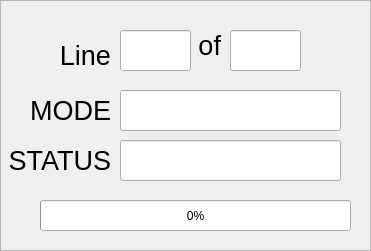
   <widget class="QFrame" name="frame_3">
    <property name="geometry">
     <rect>
      <x>560</x>
      <y>530</y>
      <width>371</width>
      <height>251</height>
     </rect>
    </property>
    <property name="frameShape">
     <enum>QFrame::StyledPanel</enum>
    </property>
    <property name="frameShadow">
     <enum>QFrame::Sunken</enum>
    </property>
    <widget class="QProgressBar" name="progressBar">
     <property name="enabled">
      <bool>true</bool>
     </property>
     <property name="geometry">
      <rect>
       <x>40</x>
       <y>200</y>
       <width>311</width>
       <height>31</height>
      </rect>
     </property>
     <property name="value">
      <number>0</number>
     </property>
     <property name="textVisible">
      <bool>true</bool>
     </property>
     <property name="invertedAppearance">
      <bool>false</bool>
     </property>
    </widget>
    <widget class="QLineEdit" name="mode_disp">
     <property name="enabled">
      <bool>true</bool>
     </property>
     <property name="geometry">
      <rect>
       <x>120</x>
       <y>90</y>
       <width>221</width>
       <height>41</height>
      </rect>
     </property>
     <property name="font">
      <font>
       <pointsize>14</pointsize>
      </font>
     </property>
     <property name="text">
      <string/>
     </property>
     <property name="readOnly">
      <bool>true</bool>
     </property>
    </widget>
    <widget class="QLabel" name="label_49">
     <property name="geometry">
      <rect>
       <x>30</x>
       <y>90</y>
       <width>81</width>
       <height>41</height>
      </rect>
     </property>
     <property name="font">
      <font>
       <pointsize>20</pointsize>
       <weight>50</weight>
       <bold>false</bold>
      </font>
     </property>
     <property name="text">
      <string>MODE</string>
     </property>
     <property name="alignment">
      <set>Qt::AlignRight|Qt::AlignTrailing|Qt::AlignVCenter</set>
     </property>
    </widget>
    <widget class="QLabel" name="label_50">
     <property name="geometry">
      <rect>
       <x>30</x>
       <y>30</y>
       <width>81</width>
       <height>51</height>
      </rect>
     </property>
     <property name="font">
      <font>
       <pointsize>20</pointsize>
       <weight>50</weight>
       <bold>false</bold>
      </font>
     </property>
     <property name="text">
      <string>Line</string>
     </property>
     <property name="alignment">
      <set>Qt::AlignRight|Qt::AlignTrailing|Qt::AlignVCenter</set>
     </property>
    </widget>
    <widget class="QLineEdit" name="lineEdit_3">
     <property name="enabled">
      <bool>true</bool>
     </property>
     <property name="geometry">
      <rect>
       <x>120</x>
       <y>30</y>
       <width>71</width>
       <height>41</height>
      </rect>
     </property>
     <property name="font">
      <font>
       <pointsize>14</pointsize>
      </font>
     </property>
     <property name="text">
      <string/>
     </property>
     <property name="readOnly">
      <bool>true</bool>
     </property>
    </widget>
    <widget class="QLabel" name="label_51">
     <property name="geometry">
      <rect>
       <x>170</x>
       <y>20</y>
       <width>51</width>
       <height>51</height>
      </rect>
     </property>
     <property name="font">
      <font>
       <pointsize>20</pointsize>
       <weight>50</weight>
       <bold>false</bold>
      </font>
     </property>
     <property name="text">
      <string>of</string>
     </property>
     <property name="alignment">
      <set>Qt::AlignRight|Qt::AlignTrailing|Qt::AlignVCenter</set>
     </property>
    </widget>
    <widget class="QLineEdit" name="lineEdit_4">
     <property name="enabled">
      <bool>true</bool>
     </property>
     <property name="geometry">
      <rect>
       <x>230</x>
       <y>30</y>
       <width>71</width>
       <height>41</height>
      </rect>
     </property>
     <property name="font">
      <font>
       <pointsize>14</pointsize>
      </font>
     </property>
     <property name="text">
      <string/>
     </property>
     <property name="readOnly">
      <bool>true</bool>
     </property>
    </widget>
    <widget class="QLabel" name="label_52">
     <property name="geometry">
      <rect>
       <x>10</x>
       <y>140</y>
       <width>101</width>
       <height>41</height>
      </rect>
     </property>
     <property name="font">
      <font>
       <pointsize>20</pointsize>
       <weight>50</weight>
       <bold>false</bold>
      </font>
     </property>
     <property name="text">
      <string>STATUS</string>
     </property>
     <property name="alignment">
      <set>Qt::AlignRight|Qt::AlignTrailing|Qt::AlignVCenter</set>
     </property>
    </widget>
    <widget class="QLineEdit" name="status_disp">
     <property name="enabled">
      <bool>true</bool>
     </property>
     <property name="geometry">
      <rect>
       <x>120</x>
       <y>140</y>
       <width>221</width>
       <height>41</height>
      </rect>
     </property>
     <property name="font">
      <font>
       <pointsize>14</pointsize>
      </font>
     </property>
     <property name="text">
      <string/>
     </property>
     <property name="readOnly">
      <bool>true</bool>
     </property>
    </widget>
   </widget>
